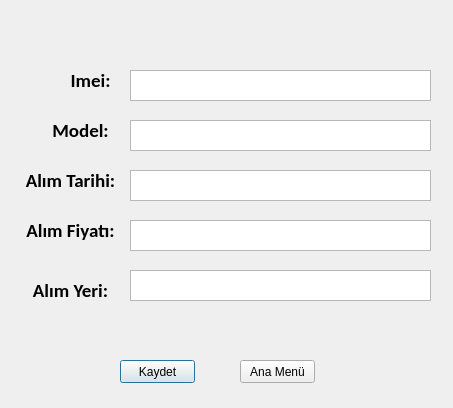
<?xml version="1.0" encoding="UTF-8"?>
<ui version="4.0">
 <class>AlimTable</class>
 <widget class="QDialog" name="AlimTable">
  <property name="geometry">
   <rect>
    <x>0</x>
    <y>0</y>
    <width>453</width>
    <height>408</height>
   </rect>
  </property>
  <property name="windowTitle">
   <string>Alım Formu</string>
  </property>
  <widget class="QLabel" name="label">
   <property name="geometry">
    <rect>
     <x>50</x>
     <y>60</y>
     <width>81</width>
     <height>41</height>
    </rect>
   </property>
   <property name="font">
    <font>
     <family>Calibri</family>
     <pointsize>14</pointsize>
     <weight>75</weight>
     <bold>true</bold>
    </font>
   </property>
   <property name="text">
    <string>Imei:</string>
   </property>
   <property name="alignment">
    <set>Qt::AlignCenter</set>
   </property>
  </widget>
  <widget class="QLabel" name="label_2">
   <property name="geometry">
    <rect>
     <x>40</x>
     <y>110</y>
     <width>81</width>
     <height>41</height>
    </rect>
   </property>
   <property name="font">
    <font>
     <family>Calibri</family>
     <pointsize>14</pointsize>
     <weight>75</weight>
     <bold>true</bold>
    </font>
   </property>
   <property name="text">
    <string>Model:</string>
   </property>
   <property name="alignment">
    <set>Qt::AlignCenter</set>
   </property>
  </widget>
  <widget class="QLabel" name="label_3">
   <property name="geometry">
    <rect>
     <x>20</x>
     <y>160</y>
     <width>101</width>
     <height>41</height>
    </rect>
   </property>
   <property name="font">
    <font>
     <family>Calibri</family>
     <pointsize>14</pointsize>
     <weight>75</weight>
     <bold>true</bold>
    </font>
   </property>
   <property name="text">
    <string>Alım Tarihi:</string>
   </property>
   <property name="alignment">
    <set>Qt::AlignCenter</set>
   </property>
  </widget>
  <widget class="QLabel" name="label_4">
   <property name="geometry">
    <rect>
     <x>20</x>
     <y>210</y>
     <width>101</width>
     <height>41</height>
    </rect>
   </property>
   <property name="font">
    <font>
     <family>Calibri</family>
     <pointsize>14</pointsize>
     <weight>75</weight>
     <bold>true</bold>
    </font>
   </property>
   <property name="text">
    <string>Alım Fiyatı:</string>
   </property>
   <property name="alignment">
    <set>Qt::AlignCenter</set>
   </property>
  </widget>
  <widget class="QLabel" name="label_5">
   <property name="geometry">
    <rect>
     <x>20</x>
     <y>270</y>
     <width>101</width>
     <height>41</height>
    </rect>
   </property>
   <property name="font">
    <font>
     <family>Calibri</family>
     <pointsize>14</pointsize>
     <weight>75</weight>
     <bold>true</bold>
    </font>
   </property>
   <property name="text">
    <string>Alım Yeri:</string>
   </property>
   <property name="alignment">
    <set>Qt::AlignCenter</set>
   </property>
  </widget>
  <widget class="QTextEdit" name="txt_Imei">
   <property name="geometry">
    <rect>
     <x>130</x>
     <y>70</y>
     <width>301</width>
     <height>31</height>
    </rect>
   </property>
  </widget>
  <widget class="QTextEdit" name="txt_Model">
   <property name="geometry">
    <rect>
     <x>130</x>
     <y>120</y>
     <width>301</width>
     <height>31</height>
    </rect>
   </property>
  </widget>
  <widget class="QTextEdit" name="txt_Tarih">
   <property name="geometry">
    <rect>
     <x>130</x>
     <y>170</y>
     <width>301</width>
     <height>31</height>
    </rect>
   </property>
  </widget>
  <widget class="QTextEdit" name="txt_Fiyat">
   <property name="geometry">
    <rect>
     <x>130</x>
     <y>220</y>
     <width>301</width>
     <height>31</height>
    </rect>
   </property>
  </widget>
  <widget class="QTextEdit" name="txt_Alimyeri">
   <property name="geometry">
    <rect>
     <x>130</x>
     <y>270</y>
     <width>301</width>
     <height>31</height>
    </rect>
   </property>
  </widget>
  <widget class="QPushButton" name="btn_kayit">
   <property name="geometry">
    <rect>
     <x>120</x>
     <y>360</y>
     <width>75</width>
     <height>23</height>
    </rect>
   </property>
   <property name="text">
    <string>Kaydet</string>
   </property>
  </widget>
  <widget class="QPushButton" name="btn_anamenu">
   <property name="geometry">
    <rect>
     <x>240</x>
     <y>360</y>
     <width>75</width>
     <height>23</height>
    </rect>
   </property>
   <property name="text">
    <string>Ana Menü</string>
   </property>
  </widget>
 </widget>
 <resources/>
 <connections/>
</ui>
